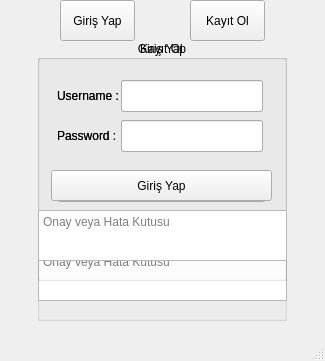
<?xml version="1.0" encoding="UTF-8"?>
<ui version="4.0">
 <class>MainWindow</class>
 <widget class="QMainWindow" name="MainWindow">
  <property name="geometry">
   <rect>
    <x>0</x>
    <y>0</y>
    <width>325</width>
    <height>361</height>
   </rect>
  </property>
  <property name="minimumSize">
   <size>
    <width>325</width>
    <height>361</height>
   </size>
  </property>
  <property name="maximumSize">
   <size>
    <width>325</width>
    <height>361</height>
   </size>
  </property>
  <property name="windowTitle">
   <string>Giriş Ekranı</string>
  </property>
  <widget class="QWidget" name="centralwidget">
   <widget class="QGroupBox" name="groupBox">
    <property name="geometry">
     <rect>
      <x>37</x>
      <y>40</y>
      <width>250</width>
      <height>281</height>
     </rect>
    </property>
    <property name="maximumSize">
     <size>
      <width>250</width>
      <height>330</height>
     </size>
    </property>
    <property name="title">
     <string>Giriş Yap</string>
    </property>
    <property name="alignment">
     <set>Qt::AlignCenter</set>
    </property>
    <widget class="QPushButton" name="pushButton">
     <property name="geometry">
      <rect>
       <x>14</x>
       <y>170</y>
       <width>221</width>
       <height>31</height>
      </rect>
     </property>
     <property name="text">
      <string>Giriş Yap</string>
     </property>
    </widget>
    <widget class="QLabel" name="label">
     <property name="geometry">
      <rect>
       <x>20</x>
       <y>40</y>
       <width>61</width>
       <height>32</height>
      </rect>
     </property>
     <property name="text">
      <string>Username :</string>
     </property>
    </widget>
    <widget class="QLabel" name="label_2">
     <property name="geometry">
      <rect>
       <x>20</x>
       <y>80</y>
       <width>61</width>
       <height>32</height>
      </rect>
     </property>
     <property name="text">
      <string>Password :</string>
     </property>
    </widget>
    <widget class="QLineEdit" name="lineEdit">
     <property name="geometry">
      <rect>
       <x>84</x>
       <y>40</y>
       <width>142</width>
       <height>32</height>
      </rect>
     </property>
     <property name="maxLength">
      <number>30</number>
     </property>
     <property name="placeholderText">
      <string/>
     </property>
    </widget>
    <widget class="QLineEdit" name="lineEdit_2">
     <property name="geometry">
      <rect>
       <x>84</x>
       <y>80</y>
       <width>142</width>
       <height>32</height>
      </rect>
     </property>
     <property name="maxLength">
      <number>20</number>
     </property>
     <property name="echoMode">
      <enum>QLineEdit::Password</enum>
     </property>
     <property name="placeholderText">
      <string/>
     </property>
    </widget>
    <widget class="QTextBrowser" name="textBrowser">
     <property name="geometry">
      <rect>
       <x>1</x>
       <y>210</y>
       <width>249</width>
       <height>51</height>
      </rect>
     </property>
     <property name="html">
      <string>&lt;!DOCTYPE HTML PUBLIC &quot;-//W3C//DTD HTML 4.0//EN&quot; &quot;http://www.w3.org/TR/REC-html40/strict.dtd&quot;&gt;
&lt;html&gt;&lt;head&gt;&lt;meta name=&quot;qrichtext&quot; content=&quot;1&quot; /&gt;&lt;style type=&quot;text/css&quot;&gt;
p, li { white-space: pre-wrap; }
&lt;/style&gt;&lt;/head&gt;&lt;body style=&quot; font-family:'MS Shell Dlg 2'; font-size:8.25pt; font-weight:400; font-style:normal;&quot;&gt;
&lt;p style=&quot;-qt-paragraph-type:empty; margin-top:0px; margin-bottom:0px; margin-left:0px; margin-right:0px; -qt-block-indent:0; text-indent:0px; font-family:'MS Shell Dlg 2';&quot;&gt;&lt;br /&gt;&lt;/p&gt;&lt;/body&gt;&lt;/html&gt;</string>
     </property>
     <property name="placeholderText">
      <string>Onay veya Hata Kutusu</string>
     </property>
    </widget>
    <widget class="QComboBox" name="comboBox_2">
     <property name="geometry">
      <rect>
       <x>20</x>
       <y>130</y>
       <width>209</width>
       <height>32</height>
      </rect>
     </property>
     <item>
      <property name="text">
       <string>Admin</string>
      </property>
     </item>
     <item>
      <property name="text">
       <string>User</string>
      </property>
     </item>
    </widget>
   </widget>
   <widget class="QPushButton" name="pushButton_2">
    <property name="geometry">
     <rect>
      <x>60</x>
      <y>0</y>
      <width>75</width>
      <height>41</height>
     </rect>
    </property>
    <property name="text">
     <string>Giriş Yap</string>
    </property>
   </widget>
   <widget class="QPushButton" name="pushButton_3">
    <property name="geometry">
     <rect>
      <x>190</x>
      <y>0</y>
      <width>75</width>
      <height>41</height>
     </rect>
    </property>
    <property name="text">
     <string>Kayıt Ol</string>
    </property>
   </widget>
   <widget class="QGroupBox" name="groupBox_2">
    <property name="geometry">
     <rect>
      <x>37</x>
      <y>40</y>
      <width>250</width>
      <height>241</height>
     </rect>
    </property>
    <property name="maximumSize">
     <size>
      <width>250</width>
      <height>330</height>
     </size>
    </property>
    <property name="title">
     <string>Kayıt Ol</string>
    </property>
    <property name="alignment">
     <set>Qt::AlignCenter</set>
    </property>
    <widget class="QPushButton" name="pushButton_4">
     <property name="geometry">
      <rect>
       <x>14</x>
       <y>130</y>
       <width>221</width>
       <height>31</height>
      </rect>
     </property>
     <property name="text">
      <string>Giriş Yap</string>
     </property>
    </widget>
    <widget class="QLabel" name="label_3">
     <property name="geometry">
      <rect>
       <x>20</x>
       <y>40</y>
       <width>61</width>
       <height>32</height>
      </rect>
     </property>
     <property name="text">
      <string>Username :</string>
     </property>
    </widget>
    <widget class="QLabel" name="label_4">
     <property name="geometry">
      <rect>
       <x>20</x>
       <y>80</y>
       <width>61</width>
       <height>32</height>
      </rect>
     </property>
     <property name="text">
      <string>Password :</string>
     </property>
    </widget>
    <widget class="QLineEdit" name="lineEdit_3">
     <property name="geometry">
      <rect>
       <x>84</x>
       <y>40</y>
       <width>142</width>
       <height>32</height>
      </rect>
     </property>
     <property name="maxLength">
      <number>30</number>
     </property>
     <property name="placeholderText">
      <string/>
     </property>
    </widget>
    <widget class="QLineEdit" name="lineEdit_4">
     <property name="geometry">
      <rect>
       <x>84</x>
       <y>80</y>
       <width>142</width>
       <height>32</height>
      </rect>
     </property>
     <property name="maxLength">
      <number>20</number>
     </property>
     <property name="echoMode">
      <enum>QLineEdit::Password</enum>
     </property>
     <property name="placeholderText">
      <string/>
     </property>
    </widget>
    <widget class="QTextBrowser" name="textBrowser_2">
     <property name="geometry">
      <rect>
       <x>1</x>
       <y>170</y>
       <width>249</width>
       <height>51</height>
      </rect>
     </property>
     <property name="html">
      <string>&lt;!DOCTYPE HTML PUBLIC &quot;-//W3C//DTD HTML 4.0//EN&quot; &quot;http://www.w3.org/TR/REC-html40/strict.dtd&quot;&gt;
&lt;html&gt;&lt;head&gt;&lt;meta name=&quot;qrichtext&quot; content=&quot;1&quot; /&gt;&lt;style type=&quot;text/css&quot;&gt;
p, li { white-space: pre-wrap; }
&lt;/style&gt;&lt;/head&gt;&lt;body style=&quot; font-family:'MS Shell Dlg 2'; font-size:8.25pt; font-weight:400; font-style:normal;&quot;&gt;
&lt;p style=&quot;-qt-paragraph-type:empty; margin-top:0px; margin-bottom:0px; margin-left:0px; margin-right:0px; -qt-block-indent:0; text-indent:0px; font-family:'MS Shell Dlg 2';&quot;&gt;&lt;br /&gt;&lt;/p&gt;&lt;/body&gt;&lt;/html&gt;</string>
     </property>
     <property name="placeholderText">
      <string>Onay veya Hata Kutusu</string>
     </property>
    </widget>
   </widget>
  </widget>
  <widget class="QMenuBar" name="menubar">
   <property name="geometry">
    <rect>
     <x>0</x>
     <y>0</y>
     <width>325</width>
     <height>21</height>
    </rect>
   </property>
  </widget>
  <widget class="QStatusBar" name="statusbar"/>
 </widget>
 <resources/>
 <connections/>
</ui>
